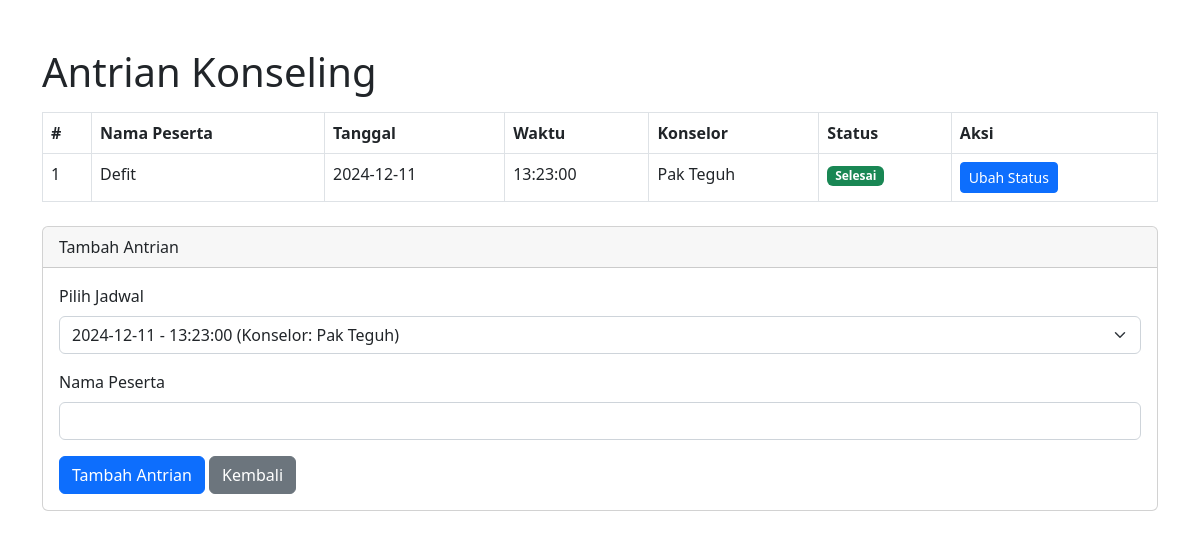
The page /sikmatu_antrean/antrian.php (signed in) on the database its author committed.
### tables this page shows
CREATE TABLE `antrian` (
  `id` int(11) NOT NULL,
  `jadwal_id` int(11) NOT NULL,
  `nama_peserta` varchar(255) NOT NULL,
  `status` enum('menunggu','selesai') DEFAULT 'menunggu'
);

CREATE TABLE `jadwal_konseling` (
  `id` int(11) NOT NULL,
  `tanggal` date NOT NULL,
  `waktu` time NOT NULL,
  `konselor` varchar(255) NOT NULL,
  `keterangan` text NOT NULL
);

### sikmatu_antrean/antrian.php (the view, shortened to what this page needs)
<?php
require "../Sikmatu_LoginSign/koneksi.php";
$query = "SELECT a.id AS antrian_id, a.nama_peserta, a.status, j.tanggal, j.waktu, j.konselor
          FROM antrian a
          JOIN jadwal_konseling j ON a.jadwal_id = j.id
          ORDER BY j.tanggal, j.waktu, a.id";
$result = mysqli_query($conn, $query);
?>
<!DOCTYPE html>
<html lang="en">
<head>
    <link href="https://cdn.jsdelivr.net/npm/bootstrap@5.2.3/dist/css/bootstrap.min.css" rel="stylesheet">
</head>
<body>
    <div class="container mt-5">
        <h1>Antrian Konseling</h1>
        <table class="table table-bordered mt-3">
            <thead>
                <tr>
                    <th>#</th>
                    <th>Nama Peserta</th>
                    <th>Tanggal</th>
                    <th>Waktu</th>
                    <th>Konselor</th>
                    <th>Status</th>
                    <th>Aksi</th>
                </tr>
            </thead>
            <tbody>
                <?php $no = 1; ?>
                <?php while ($row = mysqli_fetch_assoc($result)): ?>
                    <tr>
                        <td><?= $no++; ?></td>
                        <td><?= $row['nama_peserta']; ?></td>
                        <td><?= $row['tanggal']; ?></td>
                        <td><?= $row['waktu']; ?></td>
                        <td><?= $row['konselor']; ?></td>
                        <td>
                            <?php if ($row['status'] == 'menunggu'): ?>
                                <span class="badge bg-warning">Menunggu</span>
                            <?php else: ?>
                                <span class="badge bg-success">Selesai</span>
                            <?php endif; ?>
                        </td>
                        <td>
                            <a href="ubah_status_antrian.php?id=<?= $row['antrian_id']; ?>" class="btn btn-primary btn-sm">Ubah Status</a>
                        </td>
                    </tr>
                <?php endwhile; ?>
            </tbody>
        </table>
        <div class="card mt-4">
            <div class="card-header">Tambah Antrian</div>
            <div class="card-body">
                <form action="proses_tambah_antrian.php" method="POST">
                    <div class="mb-3">
                        <label for="jadwal_id" class="form-label">Pilih Jadwal</label>
                        <select class="form-select" id="jadwal_id" name="jadwal_id" required>
                            <?php
                            $jadwal_query = "SELECT id, tanggal, waktu, konselor FROM jadwal_konseling ORDER BY tanggal, waktu";
                            $jadwal_result = mysqli_query($conn, $jadwal_query);
                            while ($jadwal = mysqli_fetch_assoc($jadwal_result)):
                            ?>
                                <option value="<?= $jadwal['id']; ?>">
                                    <?= $jadwal['tanggal'] . " - " . $jadwal['waktu'] . " (Konselor: " . $jadwal['konselor'] . ")"; ?>
                                </option>
                            <?php endwhile; ?>
                        </select>
                    </div>
                    <div class="mb-3">
                        <label for="nama_peserta" class="form-label">Nama Peserta</label>
                        <input type="text" class="form-control" id="nama_peserta" name="nama_peserta" required>
                    </div>
                    <button type="submit" class="btn btn-primary">Tambah Antrian</button>
                    <a href="jadwal.php" class="btn btn-secondary ">Kembali</a>
                </form>
            </div>
        </div>
    </div>
</body>
</html>

### rows shown on the page
antrian: nama_peserta "Defit", jadwal.tanggal "2024-12-11", jadwal.waktu "13:23:00", jadwal.konselor "Pak Teguh", status "Selesai"

### other values the page prints
form field jadwal_id "2024-12-11 - 13:23:00 (Konselor: Pak Teguh)"
